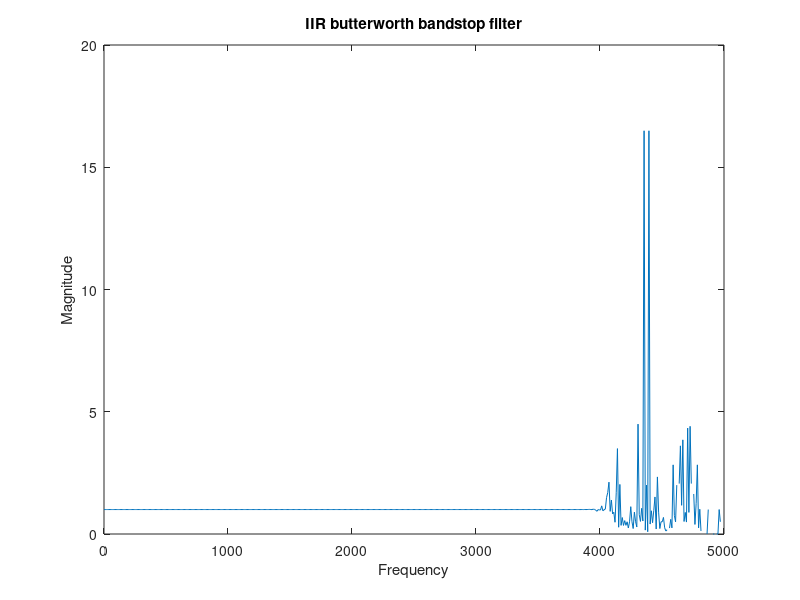

Source code (MATLAB): (Note: this script raises an error after producing the figure.)
% Design an IIR Butterworth band-stop filter, given the following specifications. Also plot the frequency response. Specifications: Stop-band of 600Hz to 2000Hz, pass-band till 450Hz and then 2300Hz onwards, rp = 10dB, rs = 40dB and sampling frequency is 10kHz.

clc;
clear all;
fs1=600*2*pi
fs2=2000*2*pi
fp1=450*2*pi
fp2=2300*2*pi
Wp = [fp1 fp2];
Ws = [fs1 fs2];
Rp = 10;
Rs = 40;
fsample=5000*2%if i let it be 5000 it gives an exact plot
[n,Wn] = buttord(Wp,Ws,Rp,Rs,'s')
[z,p,k] = butter(n,Wn,'stop','s');
[zd,pd,kd] = bilinear(z,p,k,fsample)
[b,a] = zp2tf(zd,pd,kd)
[hb,wb] = freqz(b,a);
figure
plot(wb*fsample/(2*pi),abs(hb))
 
title('IIR butterworth bandstop filter')
xlabel('Frequency')
ylabel('Magnitude')
bsFilt = designfilt('bandstopiir','FilterOrder',15,'HalfPowerFrequency1',675,'HalfPowerFrequency2',2450,'SampleRate',10000);
zplane(bsFilt)
